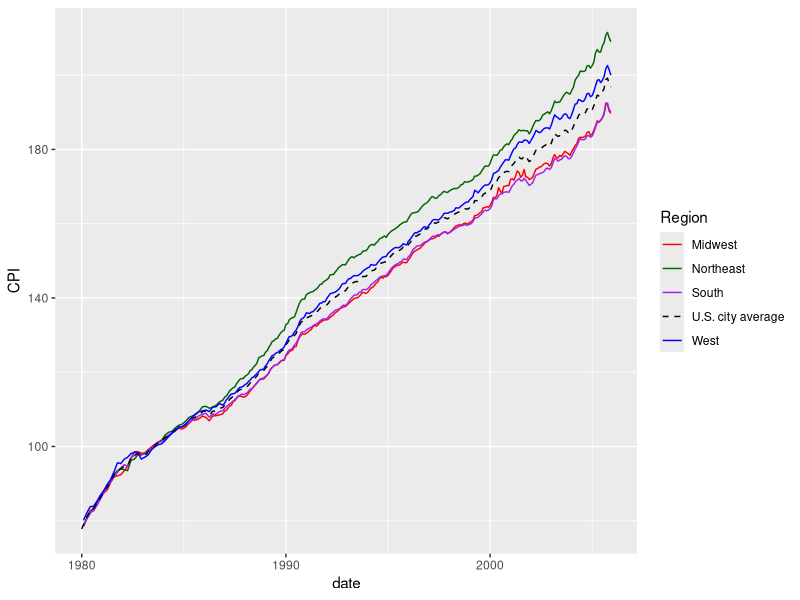
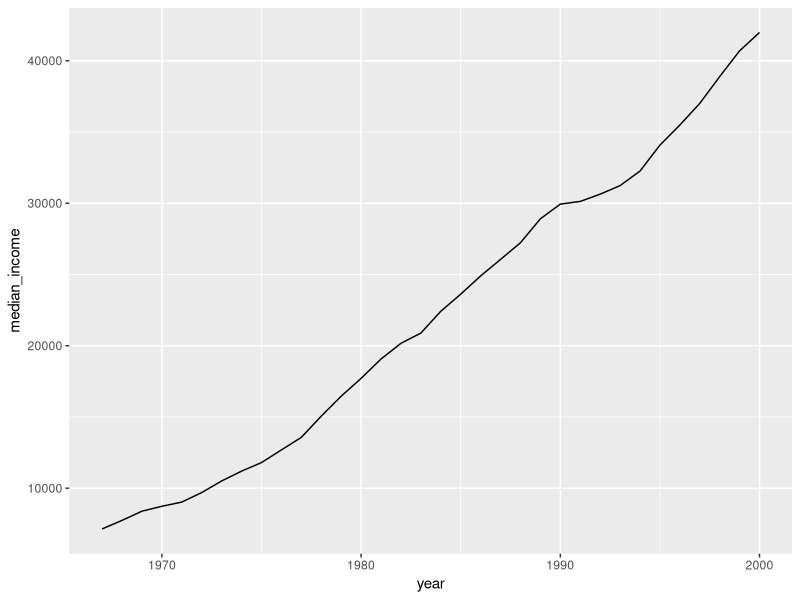
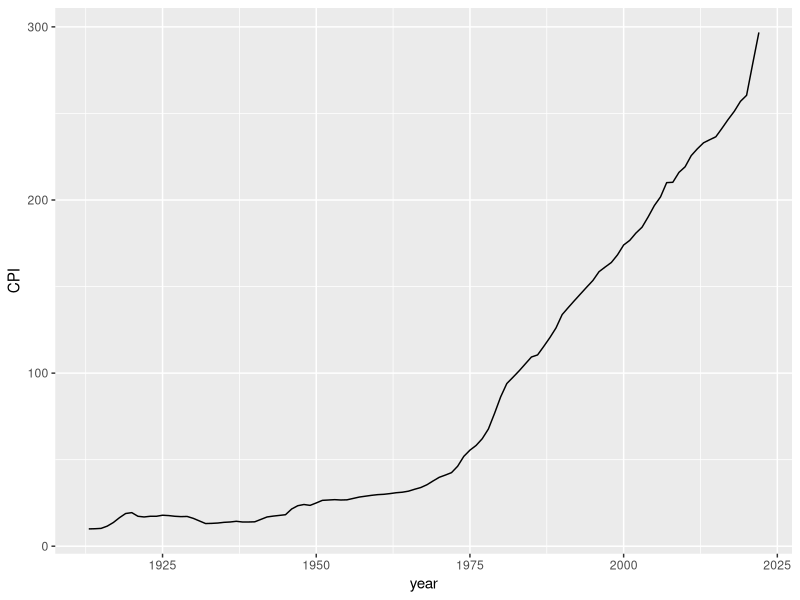
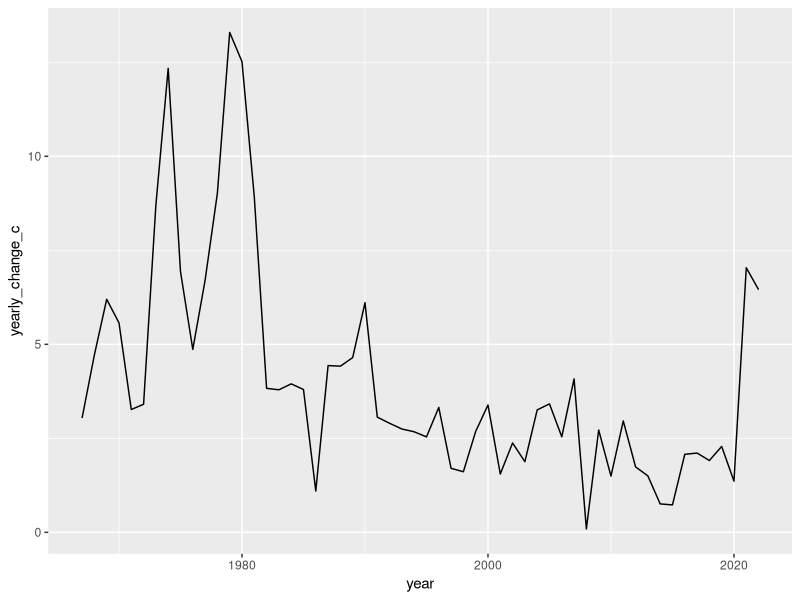
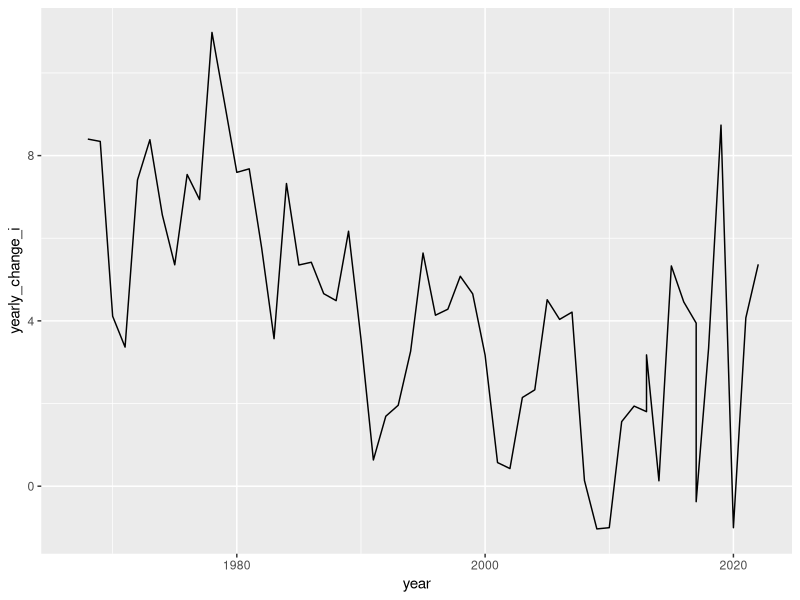
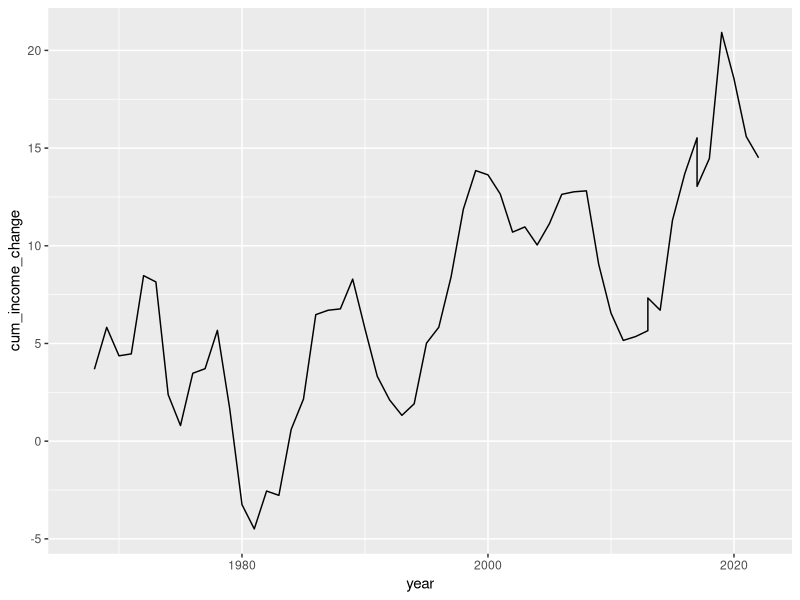
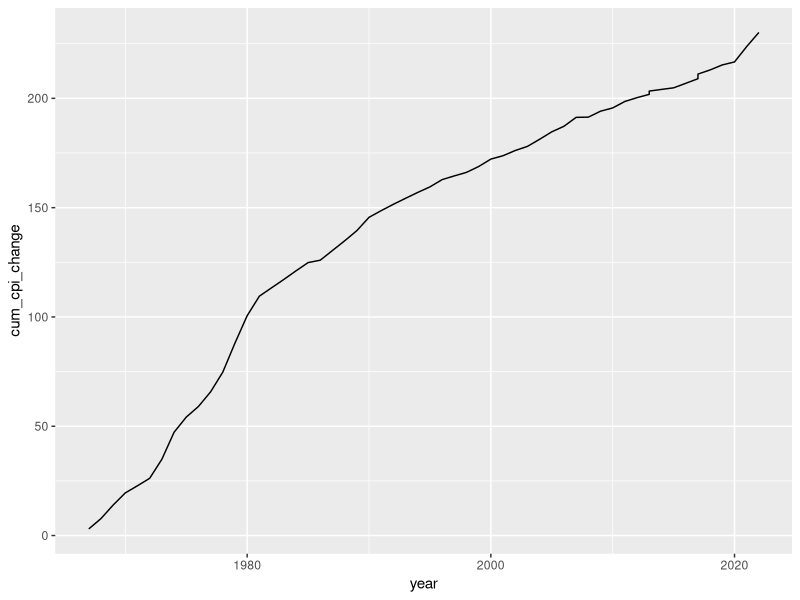

Write R code to recreate these figures, in order.
## ---- chunk 1
library(tidyverse)
library(lubridate)
library(dplyr)
## ---- chunk 2
cpi_by_region <- read_csv("../data/cpi_by_region.csv")
family_income <- read_csv("../data/income_updated.csv")
accurate_income <- read_csv("../data/accurate_income.csv")
cpi_total <- read_csv("../data/all_cpi_updated.csv")
cpi_income <- read_csv("../data/cpi_income.csv")
## ---- chunk 3
cpi_by_region
## ---- chunk 4
cpi_by_region <- cpi_by_region |>
  mutate(date = mdy(paste(Month, "01", Period)))
## ---- chunk 5
min_year = 1990
max_year = 2000

cpi_by_region |>
  filter(Period >= min_year, Period <= max_year)
## ---- chunk 6
min_year = 1980
max_year = 2005

cpi_by_region |>
  filter(Period >= min_year, Period <= max_year) |>
  ggplot(aes(x = date, y = CPI, group = Region, color = Region,linetype = Region)) +
  geom_line() +
  scale_color_manual(values = c('Red','Dark Green', 'Purple', 'Black', 'Blue')) +
  scale_linetype_manual(values = c("solid","solid", "solid", "dashed","solid"))
## ---- chunk 7
family_income
## ---- chunk 8
min_year = 1960
max_year = 2000
accurate_income |>
  filter(year >= min_year, year <= max_year) |>
  ggplot(aes(x = year, y= median_income))+
      geom_line()
       
## ---- chunk 9
cpi_by_region |>
  group_by(Region)
## ---- chunk 10
cpi_total |>
  ggplot(aes(x = year, y = CPI)) +
  geom_line()
## ---- chunk 11
cpi_income |>
  ggplot(aes(x= year, y = yearly_change_c)) +
  geom_line()
## ---- chunk 12
cpi_income |>
  ggplot(aes(x= year, y = yearly_change_i)) +
  geom_line()
## ---- chunk 13
cpi_income |>
  ggplot(aes(x= year, y = cum_income_change)) +
  geom_line()
## ---- chunk 14
cpi_income |>
  ggplot(aes(x= year, y = cum_cpi_change)) +
  geom_line()
